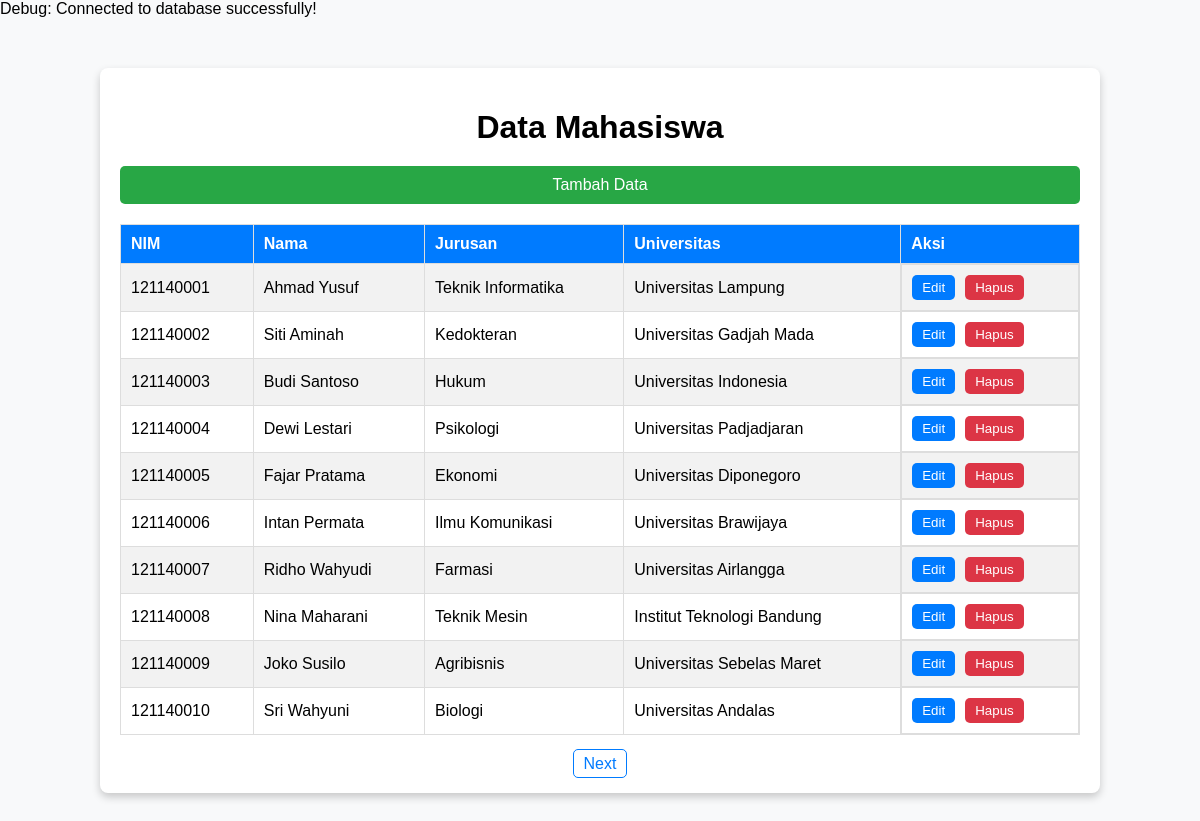
Screenshot of /tabel_mahasiswa.php (signed in) with the database file from the repository.
### tables this page shows
CREATE TABLE `tblmahasiswa` (
  `id` int(11) NOT NULL,
  `mahasiswa_nim` varchar(20) NOT NULL,
  `mahasiswa_nama` varchar(255) NOT NULL,
  `universitas` varchar(255) NOT NULL,
  `jurusan` varchar(255) NOT NULL,
  `password` varchar(255) NOT NULL
);

### tabel_mahasiswa.php (the view, shortened to what this page needs)
<?php
require 'pendaftaran/db_connect.php';
$limit = 10;
$page = isset($_GET['page']) ? (int)$_GET['page'] : 1;
$offset = ($page - 1) * $limit;
$query = "SELECT * FROM tblMahasiswa LIMIT $limit OFFSET $offset";
$result = $conn->query($query);
$totalQuery = "SELECT COUNT(*) AS total FROM tblMahasiswa";
$totalResult = $conn->query($totalQuery);
$totalData = $totalResult->fetch_assoc()['total'];
$totalPages = ceil($totalData / $limit);
?>
<!DOCTYPE html>
<html lang="en">
<head>
</head>
<body>
    <div class="container">
        <h1>Data Mahasiswa</h1>
        <a href="create_mahasiswa.php" class="add-btn">Tambah Data</a>
        <table>
            <thead>
                <tr>
                    <th>NIM</th>
                    <th>Nama</th>
                    <th>Jurusan</th>
                    <th>Universitas</th>
                    <th>Aksi</th>
                </tr>
            </thead>
            <tbody>
                <?php if ($result->num_rows > 0): ?>
                    <?php while ($row = $result->fetch_assoc()): ?>
                        <tr>
                            <td><?= htmlspecialchars($row['mahasiswa_nim']) ?></td>
                            <td><?= htmlspecialchars($row['mahasiswa_nama']) ?></td>
                            <td><?= htmlspecialchars($row['jurusan']) ?></td>
                            <td><?= htmlspecialchars($row['universitas']) ?></td>
                            <td class="actions">
                                <a href="edit_mahasiswa.php?id=<?= $row['id'] ?>"><button>Edit</button></a>
                                <a href="delete_mahasiswa.php?id=<?= $row['id'] ?>"><button class="delete">Hapus</button></a>
                            </td>
                        </tr>
                    <?php endwhile; ?>
                <?php else: ?>
                    <tr>
                        <td colspan="5" style="text-align: center;">Tidak ada data mahasiswa.</td>
                    </tr>
                <?php endif; ?>
            </tbody>
        </table>
        <div class="pagination">
            <?php if ($page < $totalPages): ?>
                <a href="?page=<?= $page + 1 ?>">Next</a>
            <?php endif; ?>
        </div>
    </div>
</body>
</html>

### tabel_mahasiswa.php (style rules this page uses)
body { font-family: Arial, sans-serif; margin: 0; padding: 0; background-color: #f8f9fa; }
.container { width: 80%; margin: 50px auto; background: #ffffff; padding: 20px; border-radius: 8px; box-shadow: 0 4px 8px rgba(0, 0, 0, 0.2); }
h1 { text-align: center; margin-bottom: 20px; }
table { width: 100%; border-collapse: collapse; margin-top: 20px; }
table, th, td { border: 1px solid #ddd; }
th, td { padding: 10px; text-align: left; }
th { background-color: #007bff; color: #fff; }
tr:nth-child(odd) { background-color: #f2f2f2; }
.actions { display: flex; gap: 10px; }
.actions button { background-color: #007bff; color: white; border: none; padding: 5px 10px; border-radius: 5px; cursor: pointer; }
.actions .delete { background-color: #dc3545; }
.pagination { text-align: center; margin-top: 20px; }
.pagination a { text-decoration: none; color: #007bff; margin: 0 5px; padding: 5px 10px; border: 1px solid #007bff; border-radius: 5px; }
.add-btn { display: block; margin-bottom: 20px; background-color: #28a745; color: white; padding: 10px 20px; text-align: center; border-radius: 5px; text-decoration: none; }

### rows the page displays
tblmahasiswa: mahasiswa_nim "121140001", mahasiswa_nama "Ahmad Yusuf", jurusan "Teknik Informatika", universitas "Universitas Lampung"
tblmahasiswa: mahasiswa_nim "121140002", mahasiswa_nama "Siti Aminah", jurusan "Kedokteran", universitas "Universitas Gadjah Mada"
tblmahasiswa: mahasiswa_nim "121140003", mahasiswa_nama "Budi Santoso", jurusan "Hukum", universitas "Universitas Indonesia"
tblmahasiswa: mahasiswa_nim "121140004", mahasiswa_nama "Dewi Lestari", jurusan "Psikologi", universitas "Universitas Padjadjaran"
tblmahasiswa: mahasiswa_nim "121140005", mahasiswa_nama "Fajar Pratama", jurusan "Ekonomi", universitas "Universitas Diponegoro"
tblmahasiswa: mahasiswa_nim "121140006", mahasiswa_nama "Intan Permata", jurusan "Ilmu Komunikasi", universitas "Universitas Brawijaya"
tblmahasiswa: mahasiswa_nim "121140007", mahasiswa_nama "Ridho Wahyudi", jurusan "Farmasi", universitas "Universitas Airlangga"
tblmahasiswa: mahasiswa_nim "121140008", mahasiswa_nama "Nina Maharani", jurusan "Teknik Mesin", universitas "Institut Teknologi Bandung"
tblmahasiswa: mahasiswa_nim "121140009", mahasiswa_nama "Joko Susilo", jurusan "Agribisnis", universitas "Universitas Sebelas Maret"
tblmahasiswa: mahasiswa_nim "121140010", mahasiswa_nama "Sri Wahyuni", jurusan "Biologi", universitas "Universitas Andalas"
